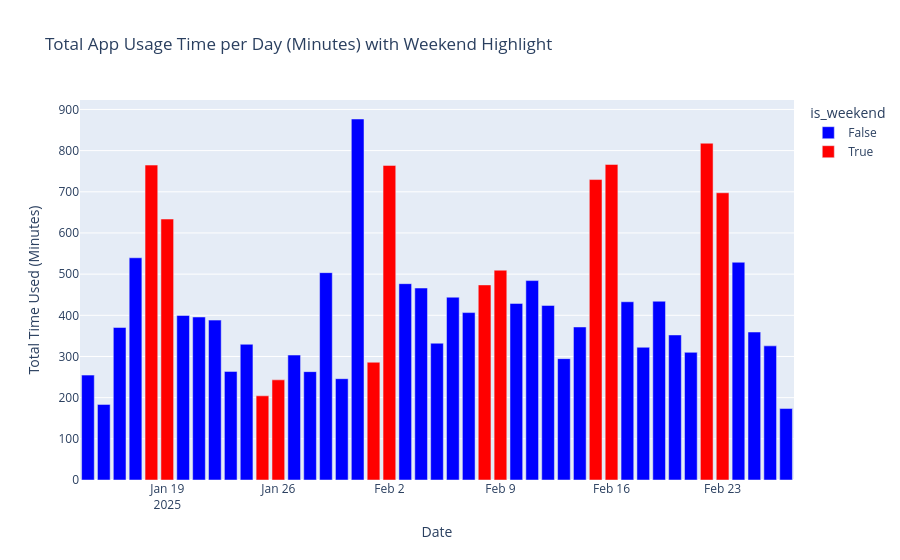

The notebook cell this image was saved under:
### Code cell
import pandas as pd
import plotly.express as px
import plotly.graph_objects as go
import ipywidgets as widgets
from IPython.display import display, clear_output

from helper.config import load_config
import psycopg2

from_date = ''
to_date = ''

config = load_config()
with psycopg2.connect(**config) as conn:
    with conn.cursor() as cur:
            cur.execute(f"""
                            select to_timestamp(start_time+tz) AT TIME ZONE 'UTC' as start_time, to_timestamp(end_time+tz) AT TIME ZONE 'UTC' as end_time, app, device_id, device_model
                            from apple.fact_screentime 
                            --where date_trunc('day', to_timestamp(start_time+tz) AT TIME ZONE 'UTC') between to_date('{from_date}', 'yyyy-MM-dd') and to_date('{to_date}', 'yyyy-MM-dd')
                        """)
            df = pd.DataFrame(cur.fetchall(), columns=[desc[0] for desc in cur.description]) 

# Sample DataFrame
# df = pd.read_csv("your_dataset.csv")

# Convert to datetime if not already
df['start_time'] = pd.to_datetime(df['start_time'])
df['end_time'] = pd.to_datetime(df['end_time'])

# Calculate time used (in minutes)
df['time_used'] = (df['end_time'] - df['start_time']).dt.total_seconds() / 60

# Extract date for filtering and highlighting
df['start_date'] = df['start_time'].dt.date

# 1. Time-Based Visualization with Weekend Highlight
time_per_day = df.groupby('start_date')['time_used'].sum().reset_index()
time_per_day['day_of_week'] = pd.to_datetime(time_per_day['start_date']).dt.day_name()
time_per_day['is_weekend'] = time_per_day['day_of_week'].isin(['Saturday', 'Sunday'])

fig = px.bar(time_per_day, x='start_date', y='time_used', color='is_weekend',
             color_discrete_map={True: 'red', False: 'blue'},
             title='Total App Usage Time per Day (Minutes) with Weekend Highlight')
fig.update_xaxes(title='Date')
fig.update_yaxes(title='Total Time Used (Minutes)')
fig.show()

# 2. App Time Used with Day Filter
date_filter = widgets.Dropdown(
    options=[str(date) for date in time_per_day['start_date']],
    value=str(time_per_day['start_date'].max()),
    description='Select Date:'
)

output_gantt = widgets.Output()
output_app = widgets.Output()
output_device = widgets.Output()

def update_gantt_chart(selected_date):
    with output_gantt:
        clear_output(wait=True)
        filtered_df = df[df['start_date'] == pd.to_datetime(selected_date).date()].copy()
        filtered_df['device_model'] = filtered_df['device_model'].fillna('Mac Mini')
        app_usage = filtered_df.groupby('app')['time_used'].sum().reset_index().sort_values(by='time_used', ascending=False)
        top_20_apps = app_usage.head(20)['app'].tolist()
        filtered_df = filtered_df[filtered_df['app'].isin(top_20_apps)]

        fig = px.timeline(filtered_df, x_start='start_time', x_end='end_time', y='app', color='device_model',
                          title=f'App Usage Timeline per App on {selected_date}')
        fig.update_yaxes(categoryorder='total ascending')
        fig.update_layout(height=600)
        fig.show()

def update_app_usage(selected_date):
    with output_app:
        clear_output(wait=True)
        filtered_df = df[df['start_date'] == pd.to_datetime(selected_date).date()]
        app_usage = filtered_df.groupby('app')['time_used'].sum().reset_index().sort_values(by='time_used', ascending=False)
        app_usage = app_usage[app_usage['time_used'] > 0]

        if len(app_usage) > 20:
            app_usage = app_usage.head(20)

        fig = px.bar(app_usage, x='time_used', y='app', orientation='h',
                     title=f'Total Time Used by App (Minutes) on {selected_date}')
        fig.update_xaxes(title='Total Time Used (Minutes)')
        fig.update_layout(height=600)
        fig.show()

def update_device_usage(selected_date):
    with output_device:
        clear_output(wait=True)
        filtered_df = df[df['start_date'] == pd.to_datetime(selected_date).date()].copy()
        filtered_df['device_model'] = filtered_df['device_model'].fillna('Mac Mini')
        device_usage = filtered_df.groupby('device_model')['time_used'].sum().reset_index().sort_values(by='time_used', ascending=False)

        fig = px.bar(device_usage, x='time_used', y='device_model', orientation='h',
                     title=f'Total Time Used by Device Model (Minutes) on {selected_date}')
        fig.update_xaxes(title='Total Time Used (Minutes)')
        fig.show()

def on_date_change(change):
    selected_date = change['new']
    update_gantt_chart(selected_date)
    update_app_usage(selected_date)
    update_device_usage(selected_date)

date_filter.observe(on_date_change, names='value')

display(date_filter, output_gantt, output_app, output_device)

# Initial render
update_gantt_chart(date_filter.value)
update_app_usage(date_filter.value)
update_device_usage(date_filter.value)

### Figure 1 — Plotly figure (JSON) as saved in the notebook; plotly's stock layout.template omitted (floating-point values rounded to 4 significant figures)
{"data": [{"alignmentgroup": "True", "hovertemplate": "is_weekend=False<br>start_date=%{x}<br>time_used=%{y}<extra></extra>", "legendgroup": "False", "marker": {"color": "blue", "pattern": {"shape": ""}}, "name": "False", "offsetgroup": "False", "orientation": "v", "showlegend": true, "textposition": "auto", "type": "bar", "x": ["2025-01-14", "2025-01-15", "2025-01-16", "2025-01-17", "2025-01-20", "2025-01-21", "2025-01-22", "2025-01-23", "2025-01-24", "2025-01-27", "2025-01-28", "2025-01-29", "2025-01-30", "2025-01-31", "2025-02-03", "2025-02-04", "2025-02-05", "2025-02-06", "2025-02-07", "2025-02-10", "2025-02-11", "2025-02-12", "2025-02-13", "2025-02-14", "2025-02-17", "2025-02-18", "2025-02-19", "2025-02-20", "2025-02-21", "2025-02-24", "2025-02-25", "2025-02-26", "2025-02-27"], "xaxis": "x", "y": [254.8, 183.6, 370.5, 539.7, 399.7, 395.9, 388.3, 263.8, 329.7, 303.5, 263.2, 503.6, 246.1, 876.8, 476.9, 466.3, 332.2, 444.0, 406.6, 428.9, 484.3, 424.0, 294.8, 371.7, 432.9, 322.3, 434.2, 352.3, 310.1, 528.8, 359.4, 325.8, 173.6], "yaxis": "y"}, {"alignmentgroup": "True", "hovertemplate": "is_weekend=True<br>start_date=%{x}<br>time_used=%{y}<extra></extra>", "legendgroup": "True", "marker": {"color": "red", "pattern": {"shape": ""}}, "name": "True", "offsetgroup": "True", "orientation": "v", "showlegend": true, "textposition": "auto", "type": "bar", "x": ["2025-01-18", "2025-01-19", "2025-01-25", "2025-01-26", "2025-02-01", "2025-02-02", "2025-02-08", "2025-02-09", "2025-02-15", "2025-02-16", "2025-02-22", "2025-02-23"], "xaxis": "x", "y": [764.9, 633.8, 204.4, 243.2, 286.0, 764.1, 473.8, 509.6, 729.7, 766.4, 818.0, 697.6], "yaxis": "y"}], "layout": {"barmode": "relative", "legend": {"title": {"text": "is_weekend"}, "tracegroupgap": 0}, "title": {"text": "Total App Usage Time per Day (Minutes) with Weekend Highlight"}, "xaxis": {"anchor": "y", "domain": [0, 1], "title": {"text": "Date"}}, "yaxis": {"anchor": "x", "domain": [0, 1], "title": {"text": "Total Time Used (Minutes)"}}}}
